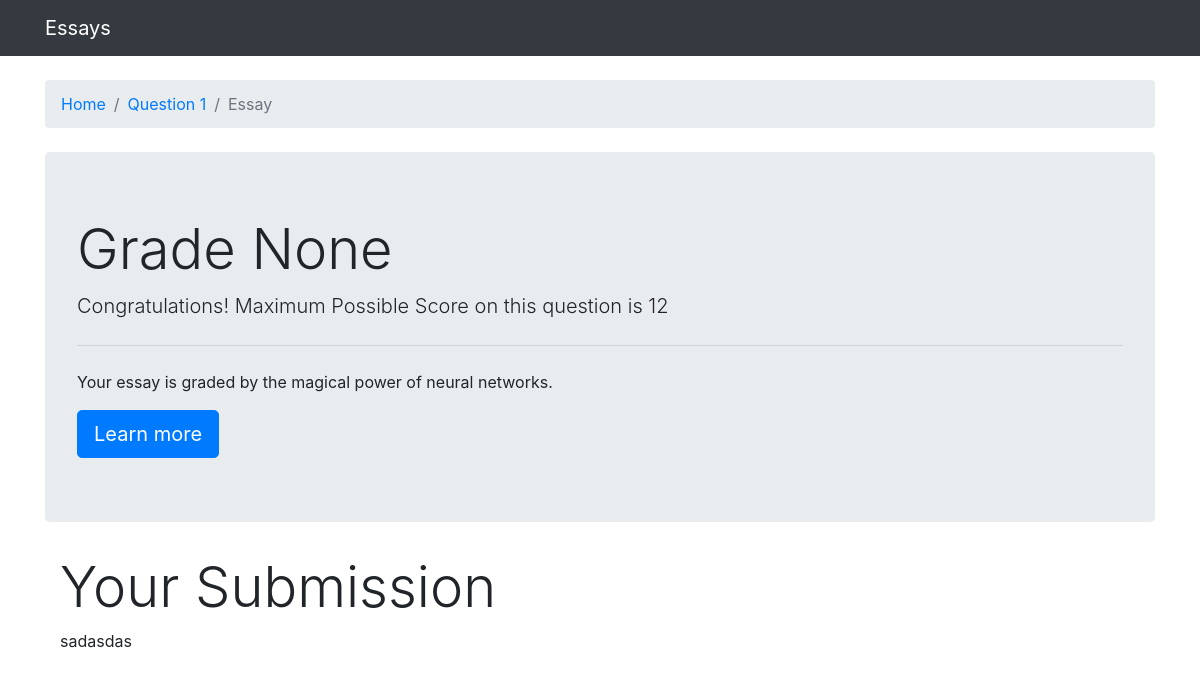
The page /8/essay8/ on the database its author committed.
### grader/models.py (models this page shows, shortened)
class Essay(models.Model):
    question = models.ForeignKey(Question, on_delete=models.CASCADE)
    content = models.TextField(max_length=100000)
    score = models.IntegerField(null=True, blank=True)

class Question(models.Model):
    question_title = models.TextField(max_length=100000)
    set = models.IntegerField(unique=True)
    min_score = models.IntegerField()
    max_score = models.IntegerField()

### grader/views.py (the view)
# urls.py: path('<int:question_id>/essay<int:essay_id>/', views.essay, name='essay'),
def essay(request, question_id, essay_id):
    essay = get_object_or_404(Essay, pk=essay_id)
    context = {
        "essay": essay,
    }
    return render(request, 'grader/essay.html', context)

### grader/templates/grader/essay.html
{% extends 'base.html' %}
{% load widget_tweaks %}
{% block breadcrumb %}
  <li class="breadcrumb-item active"><a href="{% url 'index' %}">Home</a></li>
  <li class="breadcrumb-item active"><a href="{% url 'question' essay.question.set %}">Question {{ essay.question.set }}</a></li>
  <li class="breadcrumb-item active">Essay</li>
{% endblock %}
{% block content %}
    <div class="jumbotron">
        <h1 class="display-4">Grade {{ essay.score }}</h1>
        <p class="lead">Congratulations! Maximum Possible Score on this question is {{ essay.question.max_score }}</p>
        <hr class="my-4">
        <p>Your essay is graded by the magical power of neural networks.</p>
        <a class="btn btn-primary btn-lg" href="#" role="button">Learn more</a>
    </div>
    <div class="container">
            <h2 class="display-4">Your Submission</h2>
            <p class="text-justify">{{ essay.content }}</p>
        </div>
{% endblock %}

### rows shown on the page
Essay: question.set "1", score "None", question.max_score "12", content "sadasdas"
